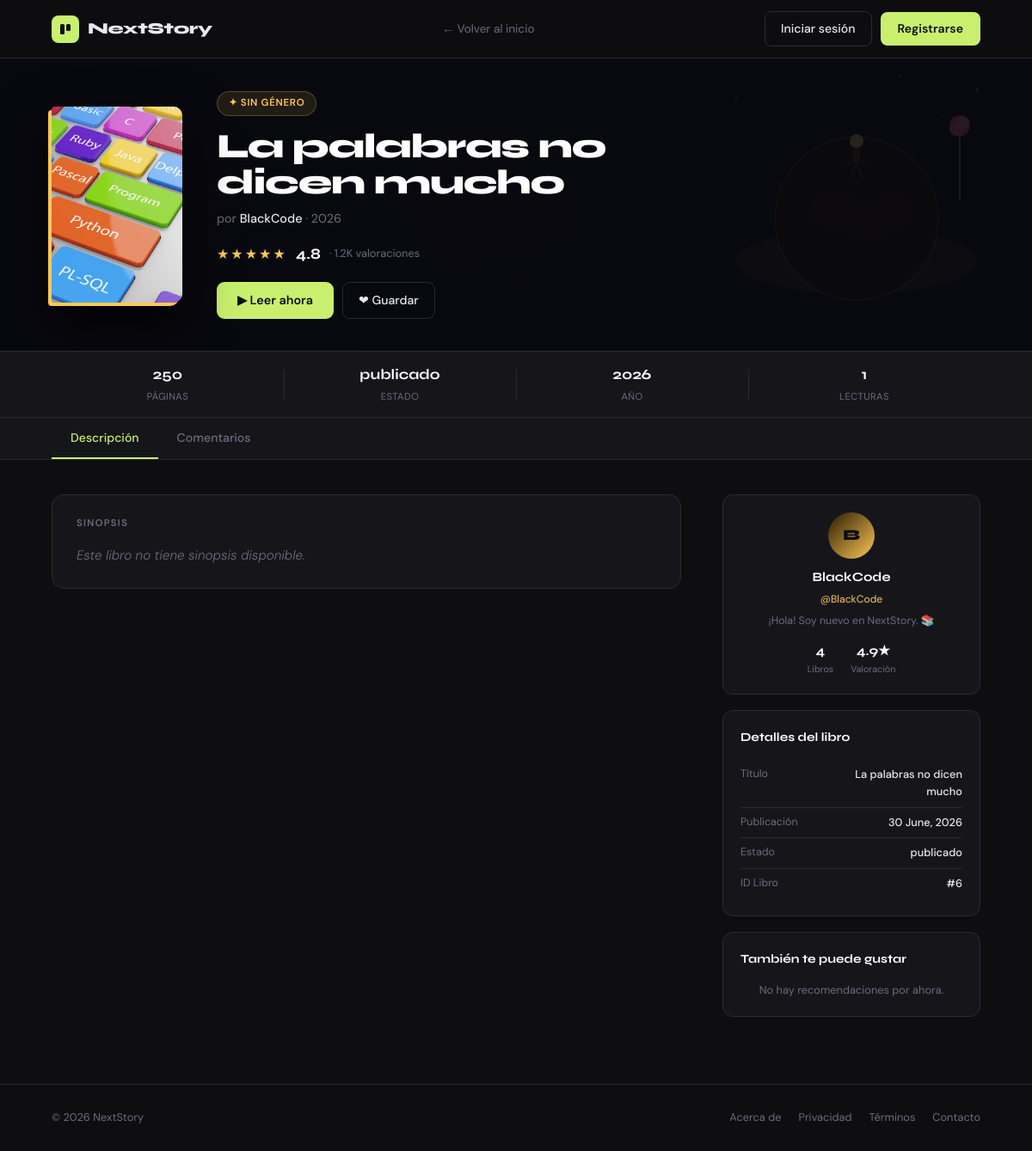
The app's page /libro/6/ with its own data.
### blog/models.py (models this page shows, shortened)
class Libro(models.Model):
    id_libro = models.AutoField(primary_key=True)
    titulo = models.CharField(max_length=255)
    sinopsis = models.TextField(blank=True, null=True)
    fecha_creacion = models.DateTimeField(blank=True, null=True)
    estado = models.CharField(max_length=50, blank=True, null=True)
    archivo_pdf = models.TextField(blank=True, null=True)
    portada = models.ImageField(
        upload_to='portadas/',
        blank=True,
        null=True,
        verbose_name="Imagen de portada"
    )
    class Meta:
        db_table = 'libro'

class Usuario(models.Model):
    id = models.BigAutoField(primary_key=True)
    nombre = models.CharField(max_length=100)
    apellido = models.CharField(max_length=100)
    telefono = models.CharField(max_length=20, blank=True, null=True)
    direccion = models.CharField(max_length=255, blank=True, null=True)
    estado = models.CharField(max_length=50, blank=True, null=True)
    registro = models.OneToOneField(Registro, models.DO_NOTHING, blank=True, null=True)
    class Meta:
        db_table = 'usuario'

class Perfil(models.Model):
    id = models.BigAutoField(primary_key=True)
    username = models.CharField(unique=True, max_length=100, blank=True, null=True)
    descripcion = models.TextField(blank=True, null=True)
    foto = models.ImageField(upload_to='avatars/', blank=True, null=True)
    portada = models.ImageField(upload_to='portadas/', blank=True, null=True)
    redes_sociales = models.TextField(blank=True, null=True)
    usuario = models.OneToOneField(Usuario, models.DO_NOTHING, blank=True, null=True)
    class Meta:
        db_table = 'perfil'

### blog/views.py (the view)
# urls.py: path('libro/<int:libro_id>/', views.perfil_libro, name='perfil_libro'),
def perfil_libro(request, libro_id):
    libro = get_object_or_404(Libro, id_libro=libro_id)
    autor_link = AutorLibro.objects.filter(libro=libro).first()
    autor = autor_link.usuario if autor_link else None
    valoracion_prom = Resena.objects.filter(libro=libro).aggregate(
        promedio=Avg('calificacion')
    )['promedio']
    cantidad_votos = Resena.objects.filter(libro=libro).count()
    total_lecturas = Interaccion.objects.filter(libro=libro, tipo='lectura').count()
    if total_lecturas == 0:
        total_lecturas = Interaccion.objects.filter(libro=libro).count()
    libros_del_autor = 0
    if autor:
        libros_del_autor = AutorLibro.objects.filter(usuario=autor).count()
    usuario_real = None
    if request.user.is_authenticated:
        try:
            registro = Registro.objects.get(email=request.user.email)
            usuario_real = Usuario.objects.get(registro=registro)
        except (Registro.DoesNotExist, Usuario.DoesNotExist):
            pass
    contexto = {
        'libro': libro,
        'autor': autor,
        'valoracion_promedio': round(valoracion_prom, 1) if valoracion_prom else None,
        'cantidad_votos': cantidad_votos,
        'cantidad_paginas': 250,
        'total_lecturas': total_lecturas,
        'libros_del_autor': libros_del_autor,
        'total_libros_autor': libros_del_autor,
        'usuario_real': usuario_real,
    }
    return render(request, 'blog/perfil_libro.html', contexto)

### blog/templates/blog/perfil_libro.html (shortened to what this page needs)
<!DOCTYPE html>
<html lang="es">
<head>
</head>
<body>
<header>
  <a class="logo" href="{% url 'blog:home' %}">
    <div class="logo-mark">
      <svg viewBox="0 0 16 16" fill="none"><rect x="2" y="2" width="5" height="12" rx="1.5" fill="#0e0e10"/><rect x="9" y="2" width="5" height="8" rx="1.5" fill="#0e0e10"/></svg>
    </div>
    <span class="logo-name">NextStory</span>
  </a>
  <a class="nav-back" href="{% url 'blog:home' %}">← Volver al inicio</a>
  <div class="nav-actions">
    {% if user.is_authenticated %}
      <a class="btn-ghost" href="{% url 'blog:perfil_usuario' %}">Mi Perfil</a>
    {% else %}
      <a class="btn-ghost" href="/accounts/login/">Iniciar sesión</a>
      <a class="btn-solid" href="/registro/">Registrarse</a>
    {% endif %}
  </div>
</header>
<div class="book-hero">
  <div class="hero-glow"></div>
  <div class="hero-bg-art">
  </div>
  <div class="hero-overlay"></div>
  <div class="hero-content">
    <div class="cover-wrap">
      <div class="cover-3d">
        {% if libro.portada %}
          <img src="{{ libro.portada.url }}" alt="Portada de {{ libro.titulo }}">
        {% else %}
          <svg viewBox="0 0 24 24" fill="none" stroke="currentColor" stroke-width="2">
            <path d="M4 19.5A2.5 2.5 0 0 1 6.5 17H20"/>
            <path d="M6.5 2H20v20H6.5A2.5 2.5 0 0 1 4 19.5v-15A2.5 2.5 0 0 1 6.5 2z"/>
          </svg>
        {% endif %}
      </div>
    </div>
    <div class="hero-meta">
      <div class="book-genre-tag">✦ {{ libro.categoria.nombre|default:"Sin género" }}</div>
      <h1 class="book-title">{{ libro.titulo }}</h1>
      <div class="book-author">
        por
        {% if autor %}
          <a href="{% url 'blog:perfil_usuario' autor.id %}">
            {{ autor.nombre|default:"Autor desconocido" }} {{ autor.apellido|default:"" }}
          </a>
        {% else %}
          Autor desconocido
        {% endif %}
        · {{ libro.fecha_creacion.year }}
      </div>
      <div class="star-row">
        <span class="stars">★★★★★</span>
        <span class="rating-num">{{ valoracion_promedio|default:"4.8" }}</span>
        <span class="rating-count">· {{ cantidad_votos|default:"1.2K" }} valoraciones</span>
      </div>
      <div class="hero-actions">
        <a class="btn-read" href="{% url 'blog:leer_capitulo' libro.id_libro %}?cap=1" target="_blank" rel="noopener" style="text-decoration:none;display:inline-flex;align-items:center;">▶ Leer ahora</a>
        <button class="btn-save" id="saveBtn" onclick="toggleSave()">❤ Guardar</button>
      </div>
    </div>
  </div>
</div>
<div class="stats-bar">
  <div class="stat-item"><div class="stat-val">{{ cantidad_paginas|default:"?" }}</div><div class="stat-lbl">Páginas</div></div>
  <div class="stat-item"><div class="stat-val">{{ libro.estado|default:"Publicado" }}</div><div class="stat-lbl">Estado</div></div>
  <div class="stat-item"><div class="stat-val">{{ libro.fecha_creacion|date:"Y" }}</div><div class="stat-lbl">Año</div></div>
  <div class="stat-item"><div class="stat-val">{{ total_lecturas|default:"0" }}</div><div class="stat-lbl">Lecturas</div></div>
</div>
<div class="tabs-bar">
  <button class="tab active" onclick="switchTab(this,'tab-main')">Descripción</button>
  <button class="tab" onclick="switchTab(this,'tab-comments')">Comentarios</button>
</div>
<div class="page-wrap">
  <div class="left-col">
    <div id="tab-main" class="tab-content active">
      <div class="synopsis-card">
        <div class="sec-label">Sinopsis</div>
        <div class="synopsis-text">
          {% if libro.sinopsis %}
            {{ libro.sinopsis|linebreaksbr }}
          {% else %}
            <em style="color:var(--muted);">Este libro no tiene sinopsis disponible.</em>
          {% endif %}
        </div>
      </div>
    </div>
  </div>
  <div class="right-col">
    <div class="r-card">
      {% if autor %}
      <a href="{% url 'blog:perfil_usuario' autor.id %}" style="text-decoration:none;">
        <div class="auth-avatar">{{ autor.nombre|first|upper }}</div>
        <div class="auth-name">{{ autor.nombre }} {{ autor.apellido }}</div>
        <div class="auth-dates">@{{ autor.perfil.username|default:"" }}</div>
      </a>
      <div class="auth-bio">{{ autor.perfil.descripcion|default:"Este autor no ha escrito su biografía."|truncatechars:100 }}</div>
      <div class="auth-stats">
        <div><div class="as-num">{{ total_libros_autor|default:0 }}</div><div class="as-lbl">Libros</div></div>
        <div><div class="as-num">4.9★</div><div class="as-lbl">Valoración</div></div>
      </div>
      {% else %}
      <p style="color:var(--muted);text-align:center;">Autor no disponible</p>
      {% endif %}
    </div>
    <div class="r-card">
      <div class="r-card-title">Detalles del libro</div>
      <div class="info-row"><div class="info-key">Título</div><div class="info-val">{{ libro.titulo }}</div></div>
      <div class="info-row"><div class="info-key">Publicación</div><div class="info-val">{{ libro.fecha_creacion|date:"d F, Y" }}</div></div>
      <div class="info-row"><div class="info-key">Estado</div><div class="info-val">{{ libro.estado }}</div></div>
      <div class="info-row"><div class="info-key">ID Libro</div><div class="info-val">#{{ libro.id_libro }}</div></div>
    </div>
    <div class="r-card">
      <div class="r-card-title">También te puede gustar</div>
      <p style="color:var(--muted); font-size:.8rem; text-align:center;">No hay recomendaciones por ahora.</p>
    </div>
  </div>
</div>
<footer>
  <span class="footer-copy">© 2026 NextStory</span>
  <div class="footer-links">
    <a href="#">Acerca de</a>
    <a href="#">Privacidad</a>
    <a href="#">Términos</a>
    <a href="#">Contacto</a>
  </div>
</footer>
</body>
</html>

### records on screen
Libro: portada (picture), titulo "La palabras no dicen mucho", fecha_creacion.year "2026", estado "publicado", fecha_creacion "2026", fecha_creacion "30 June, 2026", id_libro "6"
Usuario: nombre "BlackCode", nombre|first "B", perfil.username "BlackCode", perfil.descripcion "¡Hola! Soy nuevo en NextStory. 📚"

### other values on screen
{{ libro.categoria.nombre|default:"Sin género" }} "SIN GÉNERO"
{{ valoracion_promedio|default:"4.8" }} "4.8"
{{ cantidad_votos|default:"1.2K" }} "1.2K"
{{ cantidad_paginas|default:"?" }} "250"
{{ total_lecturas|default:"0" }} "1"
{{ total_libros_autor|default:0 }} "4"
